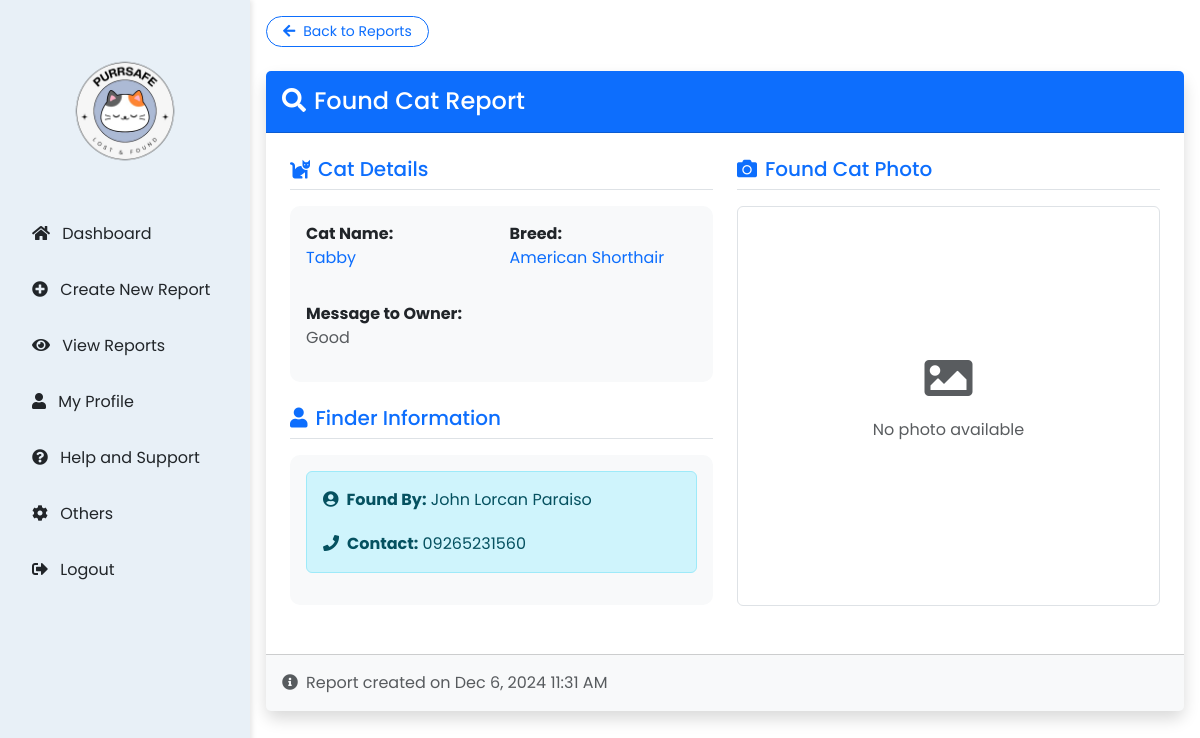
The page /2_User/UserFeatures/3.3_found_reports.php (signed in) on the database its author committed.
### tables this page shows
CREATE TABLE `found_reports` (
  `id` int(11) NOT NULL,
  `user_id` int(11) NOT NULL,
  `report_id` int(11) NOT NULL,
  `owner_notification` text NOT NULL,
  `founder_name` varchar(255) NOT NULL,
  `contact_number` varchar(50) NOT NULL,
  `image_path` varchar(255) DEFAULT NULL,
  `created_at` timestamp NOT NULL DEFAULT current_timestamp()
);

CREATE TABLE `lost_reports` (
  `id` int(11) NOT NULL,
  `user_id` int(11) NOT NULL,
  `cat_name` varchar(255) NOT NULL,
  `breed` varchar(255) NOT NULL,
  `gender` enum('male','female','unknown') NOT NULL,
  `age` int(11) NOT NULL,
  `color` varchar(255) NOT NULL,
  `description` text NOT NULL,
  `last_seen_date` date NOT NULL,
  `last_seen_time` time DEFAULT NULL,
  `owner_name` varchar(255) NOT NULL,
  `phone_number` varchar(20) NOT NULL,
  `created_at` timestamp NOT NULL DEFAULT current_timestamp(),
  `last_seen_location` varchar(255) NOT NULL,
  `status` varchar(20) DEFAULT 'missing',
  `found_date` date DEFAULT NULL,
  `edited_at` timestamp NULL DEFAULT NULL
);

CREATE TABLE `users` (
  `id` int(11) NOT NULL,
  `fullname` varchar(255) NOT NULL,
  `username` varchar(50) NOT NULL,
  `email` varchar(255) NOT NULL,
  `password` varchar(255) NOT NULL,
  `created_at` timestamp NOT NULL DEFAULT current_timestamp(),
  `profile_pic` varchar(255) DEFAULT NULL,
  `profile_image` varchar(255) DEFAULT NULL
);

### 2_User/UserFeatures/3.3_found_reports.php (the view, shortened to what this page needs)
<?php
require_once '../../2_User/UserBackend/db.php';
$sql = "SELECT fr.*, lr.cat_name, lr.breed, u.fullname as founder_name
        FROM found_reports fr
        JOIN lost_reports lr ON fr.report_id = lr.id
        JOIN users u ON fr.user_id = u.id
        WHERE (lr.user_id = ? OR fr.user_id = ?)";
$sql .= " ORDER BY fr.created_at DESC";
$stmt = $pdo->prepare($sql);
if (isset($_GET['id'])) {
    $stmt->execute([$_SESSION['user_id'], $_SESSION['user_id'], $_GET['id']]);
} else {
    $stmt->execute([$_SESSION['user_id'], $_SESSION['user_id']]);
}
$found_reports = $stmt->fetchAll(PDO::FETCH_ASSOC);
?>
<!DOCTYPE html>
<html lang="en">
<head>
    <link href="https://cdn.jsdelivr.net/npm/bootstrap@5.3.0/dist/css/bootstrap.min.css" rel="stylesheet">
    <link rel="stylesheet" href="https://cdnjs.cloudflare.com/ajax/libs/font-awesome/5.15.4/css/all.min.css">
    <link rel="stylesheet" href="../../4_Styles/user_style.css">
</head>
<body>
    <div class="side-menu">
        <div class="text-center">
            <img src="../../3_Images/logo.png" class="logo" style="width: 150px; height: 150px; margin: 20px auto; display: block;">
        </div>
        <ul class="nav flex-column">
            <li class="nav-item">
                <form method="POST">
                    <button type="submit" name="action" value="dashboard" class="btn btn-link nav-link text-dark">
                        <i class="fas fa-home me-2"></i> Dashboard
                    </button>
                </form>
            </li>
            <li class="nav-item">
                <form method="POST">
                    <button type="submit" name="action" value="create" class="btn btn-link nav-link text-dark">
                        <i class="fas fa-plus-circle me-2"></i> Create New Report
                    </button>
                </form>
            </li>
            <li class="nav-item">
                <form method="POST">
                    <button type="submit" name="action" value="view" class="btn btn-link nav-link text-dark">
                        <i class="fas fa-eye me-2"></i> View Reports
                    </button>
                </form>
            </li>
            <li class="nav-item">
                <form method="POST">
                    <button type="submit" name="action" value="myProfile" class="btn btn-link nav-link text-dark">
                        <i class="fas fa-user me-2"></i> My Profile
                    </button>
                </form>
            </li>
            <li class="nav-item">
                <form method="POST">
                    <button type="submit" name="action" value="help" class="btn btn-link nav-link text-dark">
                        <i class="fas fa-question-circle me-2"></i> Help and Support
                    </button>
                </form>
            </li>
            <li class="nav-item">
                <form method="POST">
                    <button type="submit" name="action" value="others" class="btn btn-link nav-link text-dark">
                        <i class="fas fa-cog me-2"></i> Others
                    </button>
                </form>
            </li>
            <li class="nav-item mt-auto">
                <form method="POST">
                    <button type="submit" name="action" value="logout" class="btn btn-link nav-link text-dark">
                        <i class="fas fa-sign-out-alt me-2"></i> Logout
                    </button>
                </form>
            </li>
        </ul>
    </div>
    <div class="container-custom">
        <div class="mb-4">
            <a href="3.1_view_reports.php" class="btn btn-outline-primary btn-sm rounded-pill px-3">
                <i class="fas fa-arrow-left me-2"></i>Back to Reports
            </a>
        </div>
        <?php foreach ($found_reports as $report): ?>
        <div class="card shadow border-primary border-2">
            <div class="card-header bg-primary text-white py-3">
                <h4 class="card-title mb-0">
                    <i class="fas fa-search me-2"></i>Found Cat Report
                </h4>
            </div>
            <div class="card-body p-4">
                <div class="row g-4">
                    <div class="col-md-6 order-md-2">
                        <div class="mb-4">
                            <h5 class="text-primary mb-3 border-bottom pb-2">
                                <i class="fas fa-camera me-2"></i>Found Cat Photo
                            </h5>
                            <div class="card border-0">
                                <div class="card-body p-0">
                                    <?php if ($report['image_path']): ?>
                                        <div class="position-relative">
                                            <img src="<?= htmlspecialchars($report['image_path']) ?>"
                                                 class="img-fluid rounded shadow-sm"
                                                 alt="Found cat image"
                                                 style="width: 100%; height: 400px; object-fit: cover;">
                                            <div class="position-absolute bottom-0 start-0 w-100 p-3 bg-dark bg-opacity-50 text-white">
                                                <small><i class="far fa-clock me-1"></i>Photo taken: <?= (new DateTime($report['created_at']))->format('M j, Y g:i A') ?></small>
                                            </div>
                                        </div>
                                    <?php else: ?>
                                        <div class="text-center p-4 border rounded" style="height: 400px; display: flex; flex-direction: column; justify-content: center; align-items: center;">
                                            <i class="fas fa-image fa-3x text-muted mb-3"></i>
                                            <p class="text-muted">No photo available</p>
                                        </div>
                                    <?php endif; ?>
                                </div>
                            </div>
                        </div>
                    </div>
                    <div class="col-md-6 order-md-1">
                        <div class="mb-4">
                            <h5 class="text-primary mb-3 border-bottom pb-2">
                                <i class="fas fa-cat me-2"></i>Cat Details
                            </h5>
                            <div class="card border-0 bg-light">
                                <div class="card-body">
                                    <div class="row g-3">
                                        <div class="col-md-6">
                                            <p><strong>Cat Name:</strong><br>
                                            <span class="text-primary"><?= htmlspecialchars($report['cat_name']) ?></span></p>
                                        </div>
                                        <div class="col-md-6">
                                            <p><strong>Breed:</strong><br>
                                            <span class="text-primary"><?= htmlspecialchars($report['breed']) ?></span></p>
                                        </div>
                                        <div class="col-12">
                                            <p><strong>Message to Owner:</strong><br>
                                            <span class="text-muted"><?= nl2br(htmlspecialchars($report['owner_notification'])) ?></span></p>
                                        </div>
                                    </div>
                                </div>
                            </div>
                        </div>
                        <div class="mb-4">
                            <h5 class="text-primary mb-3 border-bottom pb-2">
                                <i class="fas fa-user me-2"></i>Finder Information
                            </h5>
                            <div class="card border-0 bg-light">
                                <div class="card-body">
                                    <div class="alert alert-info">
                                        <div class="row g-3">
                                            <div class="col-12">
                                                <p class="mb-1"><i class="fas fa-user-circle me-2"></i><strong>Found By:</strong>
                                                <?= htmlspecialchars($report['founder_name']) ?></p>
                                            </div>
                                            <div class="col-12">
                                                <p class="mb-0"><i class="fas fa-phone me-2"></i><strong>Contact:</strong>
                                                <?= htmlspecialchars($report['contact_number']) ?></p>
                                            </div>
                                        </div>
                                    </div>
                                </div>
                            </div>
                        </div>
                    </div>
                </div>
            </div>
            <div class="card-footer bg-light text-muted py-3">
                <i class="fas fa-info-circle me-2"></i>Report created on <?= (new DateTime($report['created_at']))->format('M j, Y g:i A') ?>
            </div>
        </div>
        <?php endforeach; ?>
    </div>
</body>
</html>

### 4_Styles/user_style.css (style rules this page uses)
body { font-family: 'Poppins', sans-serif; }
.side-menu { position: fixed; background: #E8F0F7; width: 250px; min-height: 100vh; padding: 1rem; box-shadow: 2px 0 5px rgba(0,0,0,0.1); }
.container-custom { margin-left: 250px; width: calc(100% - 250px); min-height: 100vh; padding: 1rem; }
.card { transition: transform 0.3s ease; border-radius: 10px; border: none; }
.logo { width: 100px; height: auto; display: block; margin: 20px; padding: 14px; border-radius: 8px; }
.nav-item { width: 100%; padding: 0.5rem 0; }
.nav-item form { width: 100%; }
.nav-item button { width: 100%; text-align: left; padding: 0.5rem 1rem; border-radius: 0.5rem; }
:root { --dashboard-blue: #2196F3; --dashboard-light-blue: #E3F2FD; --dashboard-hover-blue: #1976D2; }
.card { border-radius: 10px; border: none; background-color: white; }
.alert i { margin-right: 8px; }

### rows shown on the page
found_reports: shows "No photo available", report.cat_name "Tabby", report.breed "American Shorthair", owner_notification "Good", user.fullname "John Lorcan Paraiso", contact_number "09265231560", created_at "Dec 6, 2024 11:31 AM"
